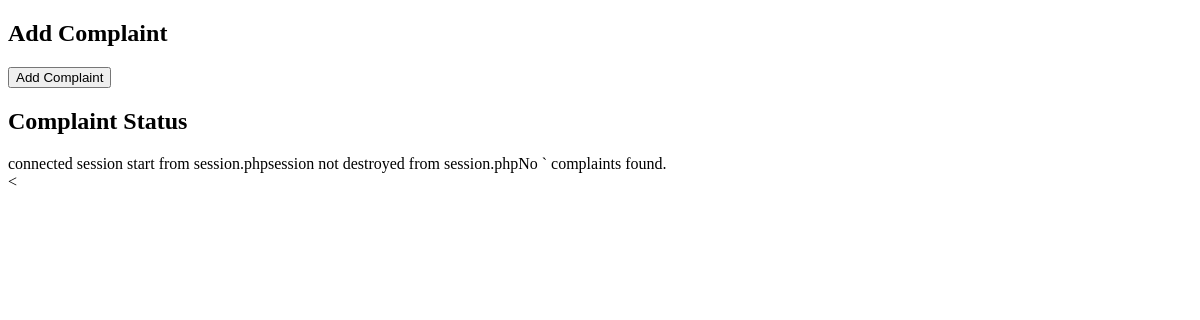
/users/user/Includes/complainUsers.php (signed in), run on an earlier commit of the app's database.
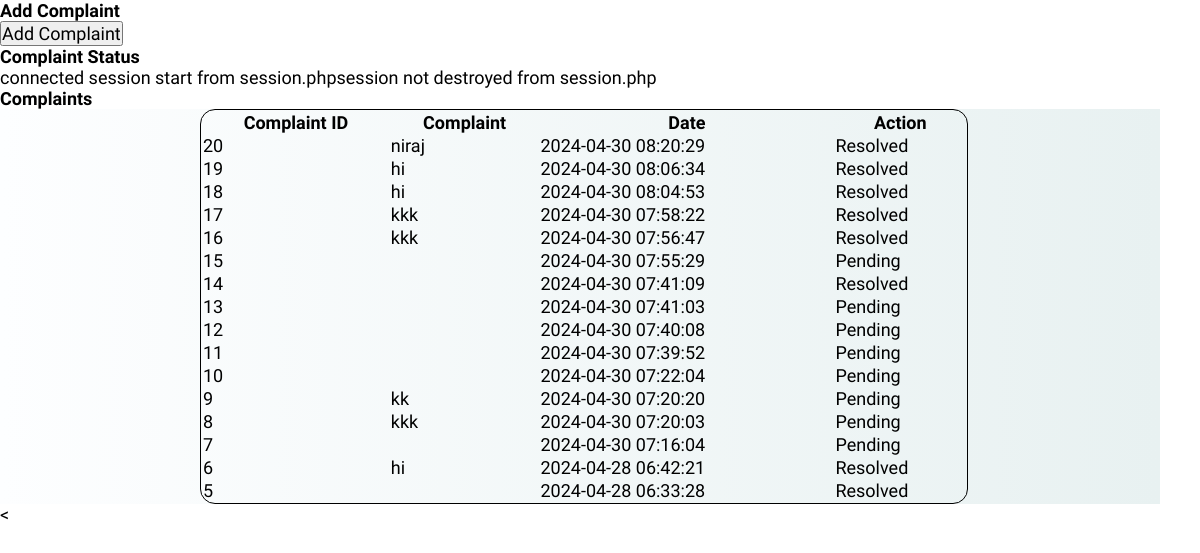
And on a later commit of the database.
### tables this page shows
CREATE TABLE `complain` (
  `complain_id` int(11) NOT NULL,
  `user_id` int(11) DEFAULT NULL,
  `complain_text` varchar(20) DEFAULT NULL,
  `complain_date` timestamp NOT NULL DEFAULT current_timestamp(),
  `resolved` tinyint(1) DEFAULT 0
);

### users/user/Includes/complainStatus.php (the view, shortened to what this page needs)
<?php
require_once('../../../connection/config.php');
require_once('../../../connection/session.php');
$user_id =  $_SESSION['uid'];
$sql = "SELECT c.complain_id, c.complain_text, c.complain_date, c.resolved
        FROM complain c
        INNER JOIN user u ON c.user_id = u.user_id
        WHERE c.user_id = ?
        ORDER BY c.complain_date DESC";
$stmt = $con->prepare($sql);
$stmt->bind_param("i", $user_id);
$stmt->execute();
$result = $stmt->get_result();
if ($result->num_rows > 0) {
 ?>
 <!DOCTYPE html>
 <html lang="en">
 <head>
    <link rel="stylesheet" href="../assets/css/style.css">
 </head>
 <body>
 </body>
 </html>
<div>
    <h2>Complaints</h2>
    <div class="container">
        <table  id="TableComplaintcss">
            <tr><th>Complaint ID</th><th>Complaint</th><th>Date</th><th>Action</th></tr>
            <?php
    while($row = $result->fetch_assoc()) {
        echo "<tr>";
        echo "<td>" . $row['complain_id'] . "</td>";
        echo "<td>" . $row['complain_text'] . "</td>";
        echo "<td>" . $row['complain_date'] . "</td>";
        if($row['resolved']==1){
            echo "<td>Resolved</td>";
        }else {
            echo "<td>Pending </td>";
        }
        echo "</tr>";
    }
    ?>
    </table>
</div>
    </div>
    <?php
} else {
    echo "No ` complaints found.";
}
?>

What changed in the data, as far as the page shows it:
added complain: complain_id "20", complain_text "niraj", complain_date "2024-04-30 08:20:29", resolved "Resolved"
added complain: complain_id "19", complain_text "hi", complain_date "2024-04-30 08:06:34", resolved "Resolved"
added complain: complain_id "18", complain_text "hi", complain_date "2024-04-30 08:04:53", resolved "Resolved"
added complain: complain_id "17", complain_text "kkk", complain_date "2024-04-30 07:58:22", resolved "Resolved"
added complain: complain_id "16", complain_text "kkk", complain_date "2024-04-30 07:56:47", resolved "Resolved"
added complain: complain_id "15", complain_date "2024-04-30 07:55:29", resolved "Pending"
added complain: complain_id "14", complain_date "2024-04-30 07:41:09", resolved "Resolved"
added complain: complain_id "13", complain_date "2024-04-30 07:41:03", resolved "Pending"
added complain: complain_id "12", complain_date "2024-04-30 07:40:08", resolved "Pending"
added complain: complain_id "11", complain_date "2024-04-30 07:39:52", resolved "Pending"
added complain: complain_id "10", complain_date "2024-04-30 07:22:04", resolved "Pending"
added complain: complain_id "9", complain_text "kk", complain_date "2024-04-30 07:20:20", resolved "Pending"
added complain: complain_id "8", complain_text "kkk", complain_date "2024-04-30 07:20:03", resolved "Pending"
added complain: complain_id "7", complain_date "2024-04-30 07:16:04", resolved "Pending"
added complain: complain_id "6", complain_text "hi", complain_date "2024-04-28 06:42:21", resolved "Resolved"
added complain: complain_id "5", complain_date "2024-04-28 06:33:28", resolved "Resolved"
Also different on the page:
text no longer shown: "No ` complaints found."
text now shown: "Complaints Complaint ID Complaint Date Action"
